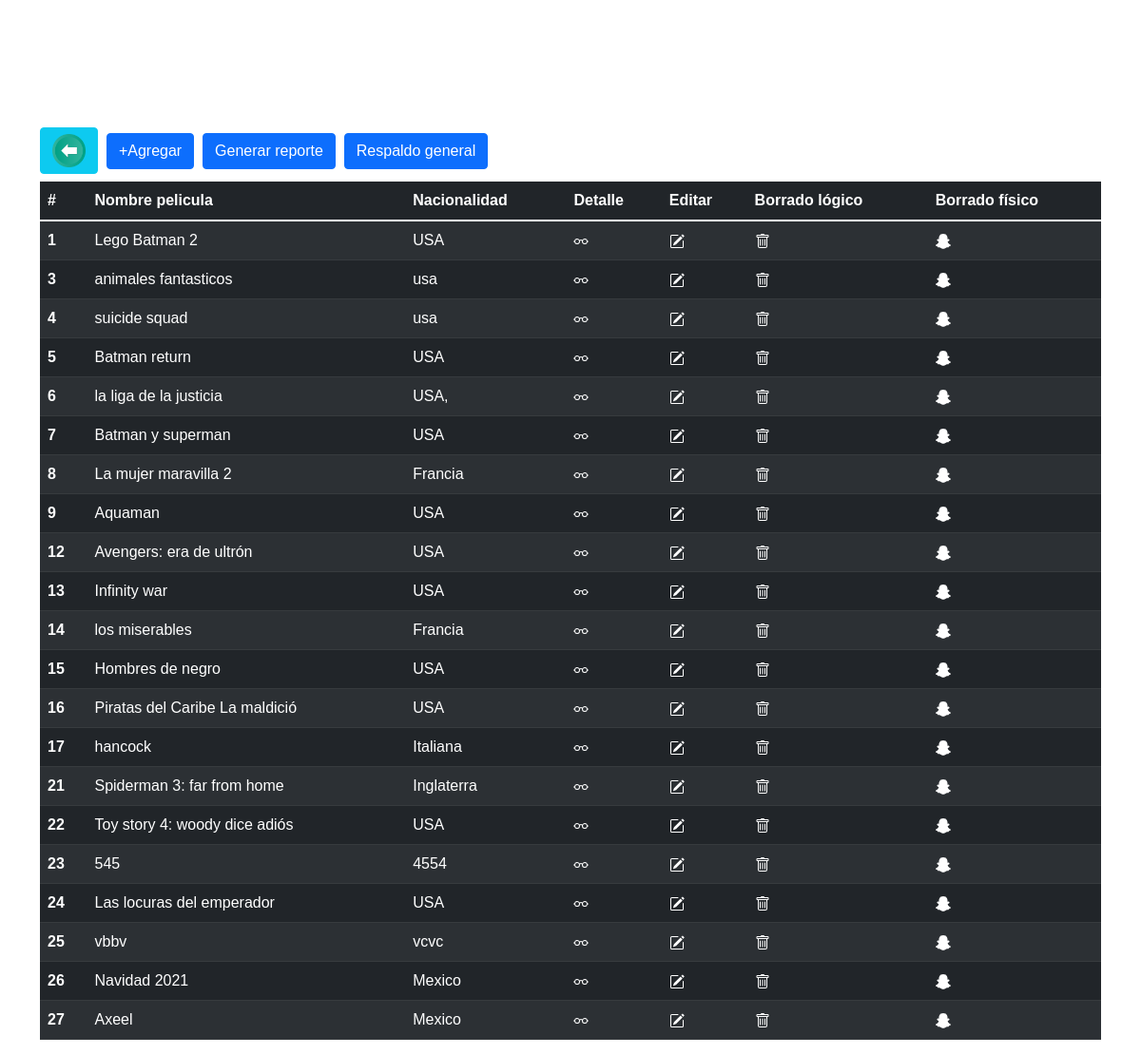
Page /peliculas2.php on the committed database.
### tables this page shows
CREATE TABLE `pelicula` (
  `idPelicula` int(11) NOT NULL,
  `nombrePelicula` varchar(150) DEFAULT NULL,
  `fecha` date DEFAULT NULL,
  `nacionalidad` varchar(30) DEFAULT NULL,
  `idioma` varchar(15) DEFAULT NULL,
  `ColorPelicula` varchar(20) DEFAULT NULL,
  `Clasificacion` varchar(30) DEFAULT NULL,
  `sinopsis` text DEFAULT NULL,
  `estatus` int(1) NOT NULL,
  `califi` varchar(10) DEFAULT NULL
);

### peliculas2.php (the view, shortened to what this page needs)
<!DOCTYPE html>
<html>
<head>
	<link href="https://cdn.jsdelivr.net/npm/bootstrap@5.1.3/dist/css/bootstrap.min.css" rel="stylesheet">
	<link rel="stylesheet" type="text/css" href="css/estiloCine1.css">
</head>
<body>
	<div class="miniespacio">
		<br><br><br><br>
	</div>
	<div class="container">
		<h2 class="letraBlanca">
			<br>
			<a href="index.php" class="btn btn-info"><img src="Icons/return.png" width="35" height="35" alt="Return"></a>
			<a href="nuevaPelicula.php" class="btn btn-primary state-loading">+Agregar</a>
			<a href="reportePeliculas.php" class="btn btn-primary state-loading">Generar reporte</a>
			<a href="respaldoGeneral.php" class="btn btn-primary state-loading">Respaldo general</a>
		</h2>
		<?PHP
			include('conexions.php');
			$conexion = new mysqli($serverName,$userName,$password, $dbName);
			$consulta = "SELECT idPelicula, nombrePelicula, nacionalidad, estatus FROM pelicula WHERE estatus=1";
			$resultado = $conexion->query($consulta);
		?>
		<table class="table table-dark table-striped table-hover">
		  <thead>
		    <tr>
		      <th scope="col">#</th>
		      <th scope="col">Nombre pelicula</th>
		      <th scope="col">Nacionalidad</th>
		      <th scope="col">Detalle</th>
		      <th scope="col">Editar</th>
			  <th scope="col">Borrado lógico</th>
			  <th scope="col">Borrado físico</th>
		    </tr>
		  </thead>
		  <tbody>
		  	<?PHP
			while($row = $resultado->fetch_assoc())
			{
			  	?>
			    <tr>
			      <th scope="row">
			      	<?PHP echo $row['idPelicula']; ?>
			      </th>
			      <td>
			      	<?PHP echo $row['nombrePelicula']; ?>
			      </td>
			      <td>
			      	<?PHP echo $row['nacionalidad']; ?>
			      </td>
			      <td>
			      	<a href="detallePelicula.php?id=<?php echo $row['idPelicula'];?>">
			      	</a>
			      </td>
			      <td>
			      	<a href="editarPelicula.php?id=<?php echo $row['idPelicula'];?>">
			      	</a>
			      </td>
			      <td>
			      	<a href="borrarLogicoPelicula.php?id=<?php echo $row['idPelicula'];?>">
			      	</a>
			      </td>
			      <td>
			      	<a href="borrarFisicoPelicula.php?id=<?php echo $row['idPelicula'];?>">
			      	</a>
			      </td>
			    </tr>
			    <?PHP
			}
			?>
		  </tbody>
		</table>
	</div>
</body>
</html>

### css/estiloCine1.css (style rules this page uses)
body { font-family: Arial, Helvetica; background-image: url("https://static.vecteezy.com/system/resources/previews/002/217/896/non_2x/cinema-wallpaper-social-media-message-background-vector.jpg"); }
.letraBlanca { color: white; }

### peliculas2.php (style rules this page uses)
a { color: white; }

### rows in the picture
pelicula: idPelicula "1", nombrePelicula "Lego Batman 2", nacionalidad "USA"
pelicula: idPelicula "3", nombrePelicula "animales fantasticos", nacionalidad "usa"
pelicula: idPelicula "4", nombrePelicula "suicide squad", nacionalidad "usa"
pelicula: idPelicula "5", nombrePelicula "Batman return", nacionalidad "USA"
pelicula: idPelicula "6", nombrePelicula "la liga de la justicia", nacionalidad "USA,"
pelicula: idPelicula "7", nombrePelicula "Batman y superman", nacionalidad "USA"
pelicula: idPelicula "8", nombrePelicula "La mujer maravilla 2", nacionalidad "Francia"
pelicula: idPelicula "9", nombrePelicula "Aquaman", nacionalidad "USA"
pelicula: idPelicula "12", nombrePelicula "Avengers: era de ultrón", nacionalidad "USA"
pelicula: idPelicula "13", nombrePelicula "Infinity war", nacionalidad "USA"
pelicula: idPelicula "14", nombrePelicula "los miserables", nacionalidad "Francia"
pelicula: idPelicula "15", nombrePelicula "Hombres de negro", nacionalidad "USA"
pelicula: idPelicula "16", nombrePelicula "Piratas del Caribe La maldició", nacionalidad "USA"
pelicula: idPelicula "17", nombrePelicula "hancock", nacionalidad "Italiana"
pelicula: idPelicula "21", nombrePelicula "Spiderman 3: far from home", nacionalidad "Inglaterra"
pelicula: idPelicula "22", nombrePelicula "Toy story 4: woody dice adiós", nacionalidad "USA"
pelicula: idPelicula "23", nombrePelicula "545", nacionalidad "4554"
pelicula: idPelicula "24", nombrePelicula "Las locuras del emperador", nacionalidad "USA"
pelicula: idPelicula "25", nombrePelicula "vbbv", nacionalidad "vcvc"
pelicula: idPelicula "26", nombrePelicula "Navidad 2021", nacionalidad "Mexico"
pelicula: idPelicula "27", nombrePelicula "Axeel", nacionalidad "Mexico"
